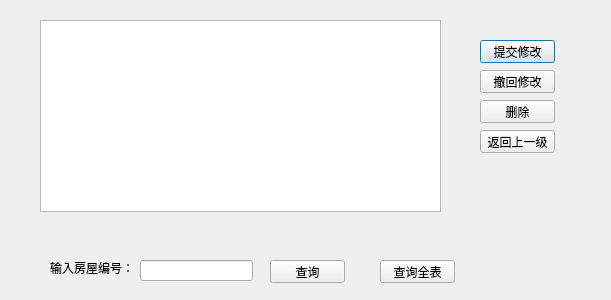
<?xml version="1.0" encoding="UTF-8"?>
<ui version="4.0">
 <class>Repaymanagement</class>
 <widget class="QDialog" name="Repaymanagement">
  <property name="geometry">
   <rect>
    <x>0</x>
    <y>0</y>
    <width>611</width>
    <height>300</height>
   </rect>
  </property>
  <property name="windowTitle">
   <string>租金管理</string>
  </property>
  <widget class="QTableView" name="tableView">
   <property name="geometry">
    <rect>
     <x>40</x>
     <y>20</y>
     <width>401</width>
     <height>192</height>
    </rect>
   </property>
  </widget>
  <widget class="QPushButton" name="pushButtonupdata">
   <property name="geometry">
    <rect>
     <x>480</x>
     <y>40</y>
     <width>75</width>
     <height>23</height>
    </rect>
   </property>
   <property name="text">
    <string>提交修改</string>
   </property>
  </widget>
  <widget class="QPushButton" name="pushButton_rollback">
   <property name="geometry">
    <rect>
     <x>480</x>
     <y>70</y>
     <width>75</width>
     <height>23</height>
    </rect>
   </property>
   <property name="text">
    <string>撤回修改</string>
   </property>
  </widget>
  <widget class="QPushButton" name="pushButton_delete">
   <property name="geometry">
    <rect>
     <x>480</x>
     <y>100</y>
     <width>75</width>
     <height>23</height>
    </rect>
   </property>
   <property name="text">
    <string>删除</string>
   </property>
  </widget>
  <widget class="QPushButton" name="pushButton_return">
   <property name="geometry">
    <rect>
     <x>480</x>
     <y>130</y>
     <width>75</width>
     <height>23</height>
    </rect>
   </property>
   <property name="text">
    <string>返回上一级</string>
   </property>
  </widget>
  <widget class="QPushButton" name="pushButton_search">
   <property name="geometry">
    <rect>
     <x>270</x>
     <y>260</y>
     <width>75</width>
     <height>23</height>
    </rect>
   </property>
   <property name="text">
    <string>查询</string>
   </property>
  </widget>
  <widget class="QLineEdit" name="lineEdit">
   <property name="geometry">
    <rect>
     <x>140</x>
     <y>260</y>
     <width>113</width>
     <height>21</height>
    </rect>
   </property>
  </widget>
  <widget class="QLabel" name="label">
   <property name="geometry">
    <rect>
     <x>50</x>
     <y>260</y>
     <width>81</width>
     <height>16</height>
    </rect>
   </property>
   <property name="text">
    <string>输入房屋编号：</string>
   </property>
  </widget>
  <widget class="QPushButton" name="pushButton_search2">
   <property name="geometry">
    <rect>
     <x>380</x>
     <y>260</y>
     <width>75</width>
     <height>23</height>
    </rect>
   </property>
   <property name="text">
    <string>查询全表</string>
   </property>
  </widget>
 </widget>
 <resources/>
 <connections/>
</ui>
